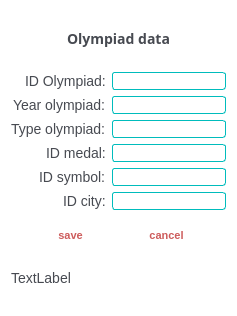
<?xml version="1.0" encoding="UTF-8"?>
<ui version="4.0">
 <class>form_olymp_olympiad</class>
 <widget class="QDialog" name="form_olymp_olympiad">
  <property name="geometry">
   <rect>
    <x>0</x>
    <y>0</y>
    <width>237</width>
    <height>316</height>
   </rect>
  </property>
  <property name="windowTitle">
   <string>Dialog</string>
  </property>
  <property name="styleSheet">
   <string notr="true">QLabel{
	font-family: 'Montserrat', sans-serif;
	font-size: 14px;
	color: rgb(71, 74, 81);
}

QDialog{
	background-color: rgb(255, 255, 255);
}

QLineEdit{
	border: 1px solid rgb(0, 188, 188);
	border-radius: 3px;
}

QPushButton{
	height: 20px;
	font-family: 'Montserrat', sans-serif;
	font-size: 11px;
	text-transform: uppercase;
	font-weight: 600;
	color: rgb(205, 92, 92);
	background-color: rgba(255, 255, 255, 0);
	border: none;
}

QPushButton:hover{
	height: 75px;
	border: 1px solid rgba(205, 92, 92, 1) ;
	border-radius: 5px;
	font-family: 'Montserrat', sans-serif;
	font-size: 11px;
	text-transform: uppercase;
	font-weight: 600;
	color: rgb(205, 92, 92);
	background-color: rgba(255, 255, 255, 0);
}

QPushButton:pressed{
	background-color: rgba(205, 92, 92, 1);
	color: white;
	border:2px solid;
	border: 1px solid rgba(205, 92, 92, 1) ;
	border-radius: 5px;
	font-family: 'Montserrat', sans-serif;

}</string>
  </property>
  <layout class="QVBoxLayout" name="verticalLayout">
   <item>
    <widget class="QLabel" name="label_9">
     <property name="font">
      <font>
       <family>Montserrat</family>
       <pointsize>-1</pointsize>
       <weight>75</weight>
       <bold>true</bold>
      </font>
     </property>
     <property name="text">
      <string>Olympiad data</string>
     </property>
     <property name="alignment">
      <set>Qt::AlignCenter</set>
     </property>
    </widget>
   </item>
   <item>
    <layout class="QFormLayout" name="formLayout">
     <property name="labelAlignment">
      <set>Qt::AlignRight|Qt::AlignTrailing|Qt::AlignVCenter</set>
     </property>
     <item row="0" column="0">
      <widget class="QLabel" name="label">
       <property name="text">
        <string>ID Olympiad:</string>
       </property>
      </widget>
     </item>
     <item row="0" column="1">
      <widget class="QLineEdit" name="lineEdit"/>
     </item>
     <item row="1" column="0">
      <widget class="QLabel" name="label_2">
       <property name="text">
        <string>Year olympiad:</string>
       </property>
      </widget>
     </item>
     <item row="1" column="1">
      <widget class="QLineEdit" name="lineEdit_2"/>
     </item>
     <item row="2" column="0">
      <widget class="QLabel" name="label_4">
       <property name="text">
        <string>Type olympiad:</string>
       </property>
      </widget>
     </item>
     <item row="2" column="1">
      <widget class="QLineEdit" name="lineEdit_4"/>
     </item>
     <item row="3" column="0">
      <widget class="QLabel" name="label_5">
       <property name="text">
        <string>ID medal:</string>
       </property>
      </widget>
     </item>
     <item row="3" column="1">
      <widget class="QLineEdit" name="lineEdit_5"/>
     </item>
     <item row="4" column="0">
      <widget class="QLabel" name="label_6">
       <property name="text">
        <string>ID symbol:</string>
       </property>
      </widget>
     </item>
     <item row="4" column="1">
      <widget class="QLineEdit" name="lineEdit_6"/>
     </item>
     <item row="5" column="0">
      <widget class="QLabel" name="label_7">
       <property name="text">
        <string>ID city:</string>
       </property>
      </widget>
     </item>
     <item row="5" column="1">
      <widget class="QLineEdit" name="lineEdit_7"/>
     </item>
    </layout>
   </item>
   <item>
    <layout class="QHBoxLayout" name="horizontalLayout">
     <property name="spacing">
      <number>23</number>
     </property>
     <property name="leftMargin">
      <number>23</number>
     </property>
     <property name="topMargin">
      <number>9</number>
     </property>
     <property name="rightMargin">
      <number>23</number>
     </property>
     <item>
      <widget class="QPushButton" name="but_save">
       <property name="text">
        <string>save</string>
       </property>
      </widget>
     </item>
     <item>
      <widget class="QPushButton" name="but_can">
       <property name="text">
        <string>cancel</string>
       </property>
      </widget>
     </item>
    </layout>
   </item>
   <item>
    <widget class="QLabel" name="statusLabel">
     <property name="text">
      <string>TextLabel</string>
     </property>
    </widget>
   </item>
  </layout>
 </widget>
 <resources/>
 <connections/>
</ui>
